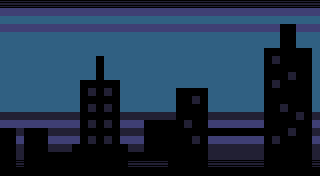

A level layout from a 2D game, rendered from its tile map. Below: a short description, then the map file with its tile-grid data intact:
An orthogonal 40x22 tile map with 8x8 px tiles, 1 tile layer (Tile Layer 1).

<map version="1.2" tiledversion="1.2.4" orientation="orthogonal" renderorder="right-down" width="40" height="22" tilewidth="8" tileheight="8" infinite="0" nextlayerid="2" nextobjectid="1">
 <tileset firstgid="1" source="tileset.tsx" />
 <layer id="1" name="Tile Layer 1" width="40" height="22">
  <data encoding="csv">
323,323,323,323,323,323,323,323,323,323,323,323,323,323,323,323,323,323,323,323,323,323,323,323,323,323,323,323,323,323,323,323,323,323,323,323,323,323,323,323,
326,326,326,326,326,326,326,326,326,326,326,326,326,326,326,326,326,326,326,326,326,326,326,326,326,326,326,326,326,326,326,326,326,326,326,326,326,326,326,326,
325,325,325,325,325,325,325,325,325,325,325,325,325,325,325,325,325,325,325,325,325,325,325,325,325,325,325,325,325,325,325,325,325,325,325,325,325,325,325,325,
326,326,326,326,326,326,326,326,326,326,326,326,326,326,326,326,326,326,326,326,326,326,326,326,326,326,326,326,326,326,326,326,326,326,326,321,321,326,326,326,
325,325,325,325,325,325,325,325,325,325,325,325,325,325,325,325,325,325,325,325,325,325,325,325,325,325,325,325,325,325,325,325,325,325,325,321,321,325,325,325,
325,325,325,325,325,325,325,325,325,325,325,325,325,325,325,325,325,325,325,325,325,325,325,325,325,325,325,325,325,325,325,325,325,325,325,321,321,325,325,325,
325,325,325,325,325,325,325,325,325,325,325,325,325,325,325,325,325,325,325,325,325,325,325,325,325,325,325,325,325,325,325,325,325,321,321,321,321,321,321,325,
325,325,325,325,325,325,325,325,325,325,325,325,321,325,325,325,325,325,325,325,325,325,325,325,325,325,325,325,325,325,325,325,325,321,322,321,321,321,321,325,
325,325,325,325,325,325,325,325,325,325,325,325,321,325,325,325,325,325,325,325,325,325,325,325,325,325,325,325,325,325,325,325,325,321,321,321,321,321,321,325,
325,325,325,325,325,325,325,325,325,325,325,325,321,325,325,325,325,325,325,325,325,325,325,325,325,325,325,325,325,325,325,325,325,321,321,321,322,321,321,325,
325,325,325,325,325,325,325,325,325,325,321,321,321,321,321,325,325,325,325,325,325,325,325,325,325,325,325,325,325,325,325,325,325,321,322,321,321,321,321,325,
325,325,325,325,325,325,325,325,325,325,321,322,321,322,321,325,325,325,325,325,325,325,321,321,321,321,325,325,325,325,325,325,325,321,321,321,321,321,321,325,
325,325,325,325,325,325,325,325,325,325,321,321,321,321,321,325,325,325,325,325,325,325,321,321,322,321,325,325,325,325,325,325,325,321,321,321,321,321,321,325,
325,325,325,325,325,325,325,325,325,325,321,322,321,322,321,325,325,325,325,325,325,325,321,321,321,321,325,325,325,325,325,325,325,321,321,322,321,321,321,325,
322,322,322,322,322,322,322,322,322,322,321,321,321,321,321,322,322,322,322,322,322,322,321,321,321,321,322,322,322,322,322,322,322,321,321,321,321,322,321,322,
326,326,326,326,326,326,326,326,326,326,321,322,321,322,321,326,326,326,321,321,321,321,321,322,321,321,326,326,326,326,326,326,326,321,321,321,321,321,321,326,
321,321,322,321,321,321,322,322,322,322,321,321,321,321,321,322,322,322,321,321,321,321,321,321,321,321,321,321,321,321,321,321,321,321,321,321,322,321,321,322,
321,321,326,321,321,321,326,326,326,326,321,322,321,322,321,326,326,326,321,321,321,321,321,321,322,321,326,326,326,326,326,326,326,321,322,321,321,321,321,326,
321,321,322,321,321,321,322,322,322,321,321,321,321,321,321,321,322,322,321,321,321,321,321,321,321,321,322,322,322,322,322,322,322,321,321,321,321,321,321,322,
321,321,322,321,321,321,321,321,321,321,321,321,321,321,321,321,321,321,321,321,321,321,321,321,321,321,322,322,322,322,322,322,322,321,321,321,321,321,321,322,
321,321,323,321,321,321,321,321,321,321,321,321,321,321,321,321,323,323,323,323,323,321,321,321,321,321,323,323,323,323,323,323,323,321,321,321,321,321,321,323,
321,321,321,321,321,321,321,321,321,321,321,321,321,321,321,321,321,321,321,321,321,321,321,321,321,321,321,321,321,321,321,321,321,321,321,321,321,321,321,321
</data>
 </layer>
</map>
